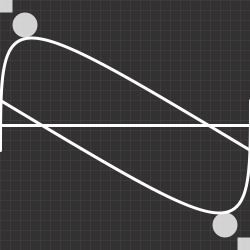
Frame 1 (no input)
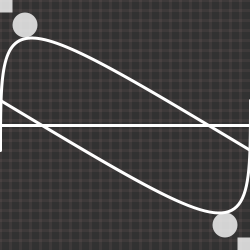
Frame 60 (the mouse pressed at the canvas centre just before this capture)
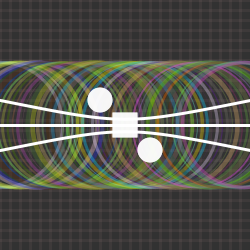
Frame 120 (the mouse held since frame 60 and released just before this capture)

The Processing sketch that drew these frames (run headless with seeded random() and noise(); from frame 60 on, the mouse is pressed at the canvas centre):

// Processing sketch: processing_20221
// ── processing_20221.pde

void setup() {
size(250, 250);
rectMode(CENTER);
ellipseMode(CENTER);
frameRate(10);
smooth();
}
 
void draw() {
background(50,50,50);

// background grid 
for (int c=0; c<250; c+=10)
{
stroke(255,182,193,15);
line(c,0,c,250);
line(0,c,250,c);
}

// multicoloured stroke hollow circles
for (int a=0; a<250; a+=5)
{
noFill();
 stroke(color(random(255),random(255),random(255),90));
  float b = random(5);
  strokeWeight(b);
ellipse(a,125,mouseX,mouseY);
} 

// beziers moved with mouse
noFill();
strokeWeight(3);
stroke(255);
line (0,125,250,125);
bezier (0, 100, width-mouseX, height-mouseY, width-mouseX, height-mouseY, 250, 100);
bezier (0, 150, mouseX, mouseY, mouseX, mouseY, 250, 150);

// shapes opposite mouse 
noStroke();
fill(255,200);
rect(width-mouseX, height-mouseY, 25, 25);
ellipse(width-mouseX+25, height-mouseY+25, 25, 25);
ellipse(width-mouseX-25, height-mouseY-25, 25, 25);

// shapes following mouse 
rect(mouseX, mouseY, 25, 25);
ellipse(25+mouseX, 25+mouseY, 25, 25);
ellipse(mouseX-25, mouseY-25, 25, 25);
}
